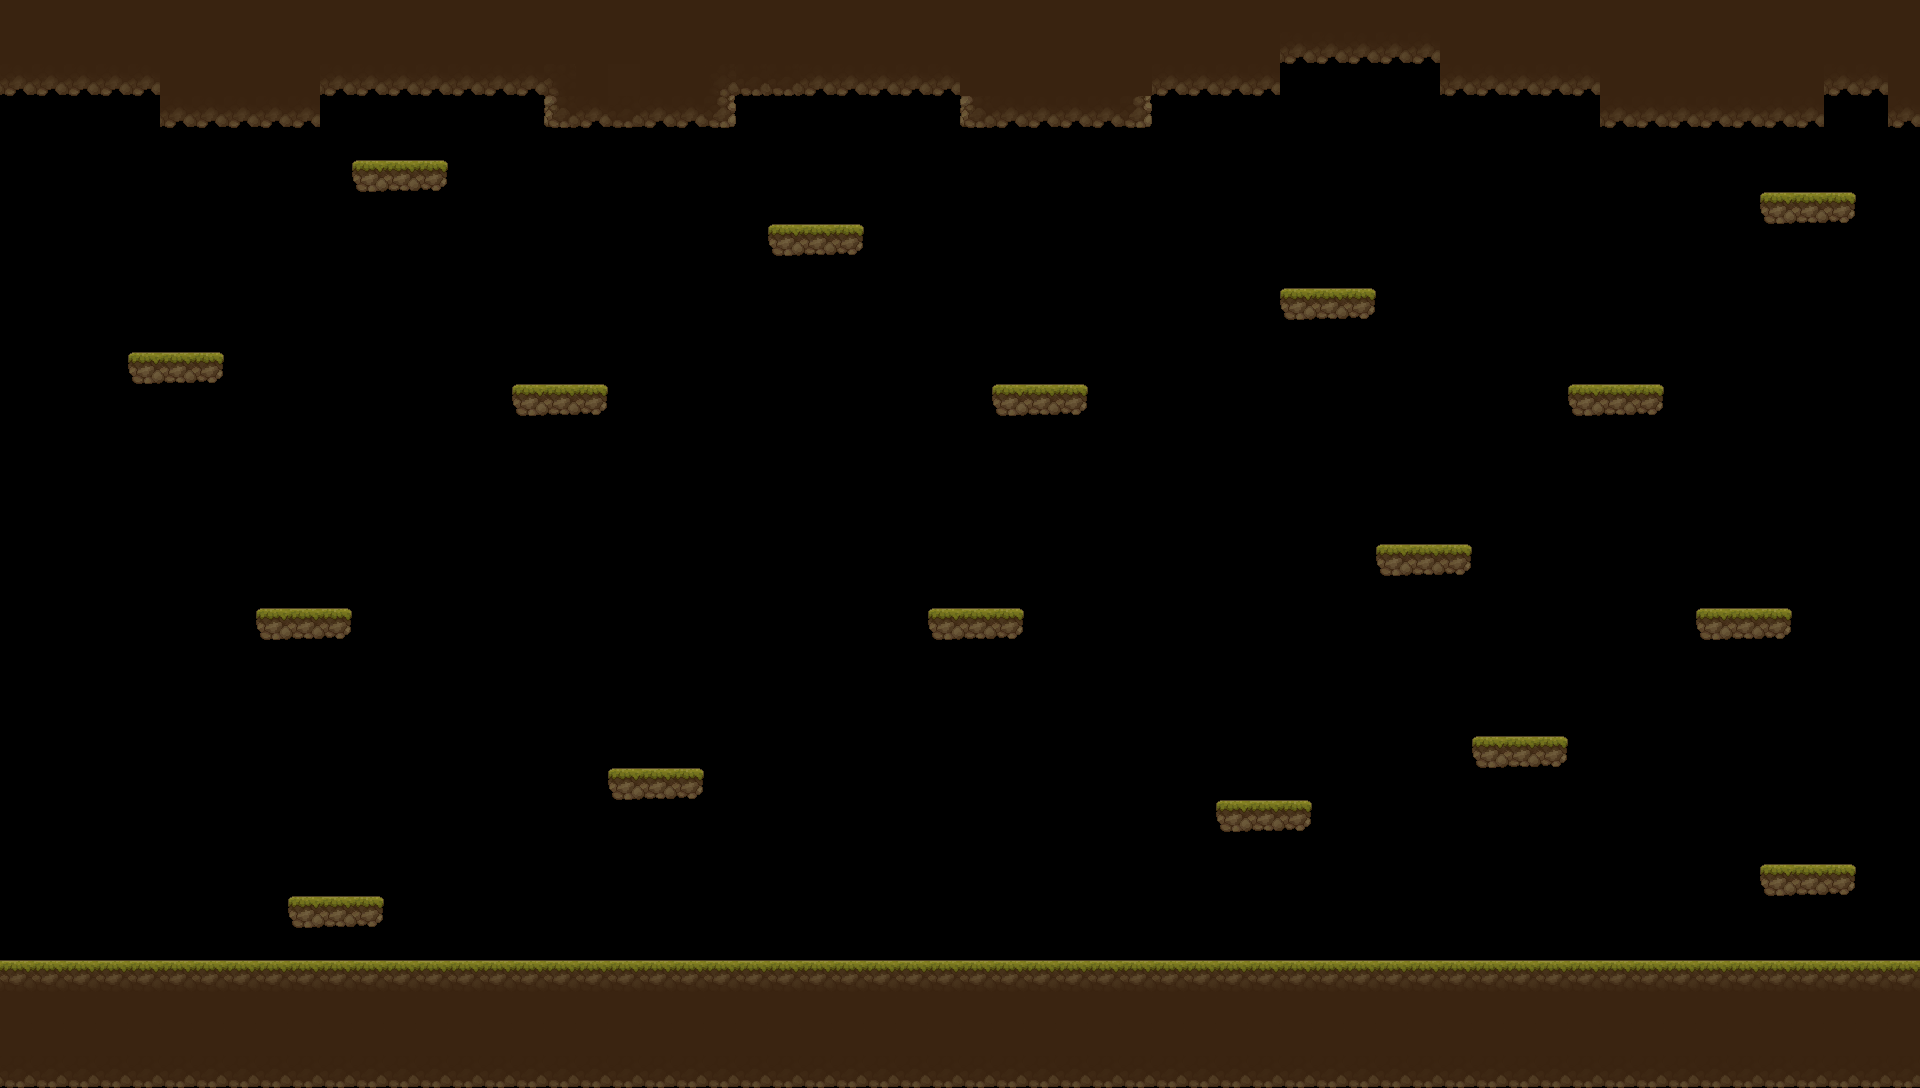

The image is a tile-based game level rendered from a .tmx file. Its description and source (layers, tilesets, objects; grid data summarised) follow:
An orthogonal 60x34 tile map with 32x32 px tiles, 1 tile layer (Слой тайлов 1) and 31 objects (18x solid, 12x Item, player).

<map version="1.0" orientation="orthogonal" renderorder="right-down" width="60" height="34" tilewidth="32" tileheight="32" nextobjectid="65">
 <tileset firstgid="1" name="Ground" tilewidth="32" tileheight="32" tilecount="256" columns="16">
  <image source="Resourses/Images/TXTilesetGround.png" width="512" height="512" />
 </tileset>
 <layer name="Слой тайлов 1" width="60" height="34">
  <data>[2040 cells, 501 non-empty, 15 distinct tile ids]</data>
 </layer>
 <objectgroup name="collision" offsetx="0" offsety="-1">
  <object id="1" name="solid" x="0" y="960" width="1922" height="126" />
  <object id="4" name="player" x="104" y="917" width="40" height="40" />
  <object id="7" name="solid" x="256" y="608" width="94.6667" height="30.6667" />
  <object id="8" name="solid" x="128.667" y="351.333" width="94.6667" height="30.6667" />
  <object id="10" name="solid" x="351.333" y="156.667" width="94.6667" height="30.6667" />
  <object id="11" name="solid" x="767.333" y="222" width="94.6667" height="30.6667" />
  <object id="12" name="solid" x="992.667" y="383.333" width="94.6667" height="30.6667" />
  <object id="13" name="solid" x="1280.67" y="288.667" width="94.6667" height="30.6667" />
  <object id="14" name="solid" x="1760.67" y="192.667" width="94.6667" height="30.6667" />
  <object id="15" name="solid" x="1568.67" y="386" width="94.6667" height="30.6667" />
  <object id="16" name="solid" x="1376.67" y="543.333" width="94.6667" height="30.6667" />
  <object id="17" name="solid" x="928.667" y="609.333" width="94.6667" height="30.6667" />
  <object id="18" name="solid" x="608.667" y="767.333" width="94.6667" height="30.6667" />
  <object id="19" name="solid" x="512.667" y="386" width="94.6667" height="30.6667" />
  <object id="20" name="solid" x="1474" y="736.667" width="94.6667" height="30.6667" />
  <object id="21" name="solid" x="1698" y="610" width="94.6667" height="30.6667" />
  <object id="22" name="solid" x="1218" y="803.333" width="94.6667" height="30.6667" />
  <object id="23" name="solid" x="1760.67" y="864.667" width="94.6667" height="30.6667" />
  <object id="24" name="solid" x="288.667" y="895.333" width="94.6667" height="30.6667" />
  <object id="45" name="Item" x="741" y="925" width="30" height="30">
   <properties>
    <property name="ID" value="20" />
   </properties>
  </object>
  <object id="54" name="Item" x="786" y="925" width="30" height="30">
   <properties>
    <property name="ID" value="1" />
   </properties>
  </object>
  <object id="55" name="Item" x="850" y="925" width="30" height="30">
   <properties>
    <property name="ID" value="1" />
   </properties>
  </object>
  <object id="56" name="Item" x="911" y="925" width="30" height="30">
   <properties>
    <property name="ID" value="1" />
   </properties>
  </object>
  <object id="57" name="Item" x="972" y="925" width="30" height="30">
   <properties>
    <property name="ID" value="1" />
   </properties>
  </object>
  <object id="58" name="Item" x="1023" y="925" width="30" height="30">
   <properties>
    <property name="ID" value="1" />
   </properties>
  </object>
  <object id="59" name="Item" x="1082" y="925" width="30" height="30">
   <properties>
    <property name="ID" value="1" />
   </properties>
  </object>
  <object id="60" name="Item" x="1147" y="925" width="30" height="30">
   <properties>
    <property name="ID" value="1" />
   </properties>
  </object>
  <object id="61" name="Item" x="1205" y="925" width="30" height="30">
   <properties>
    <property name="ID" value="1" />
   </properties>
  </object>
  <object id="62" name="Item" x="1259" y="925" width="30" height="30">
   <properties>
    <property name="ID" value="1" />
   </properties>
  </object>
  <object id="63" name="Item" x="1304" y="925" width="30" height="30">
   <properties>
    <property name="ID" value="1" />
   </properties>
  </object>
  <object id="64" name="Item" x="1358" y="925" width="30" height="30">
   <properties>
    <property name="ID" value="1" />
   </properties>
  </object>
 </objectgroup>
</map>
